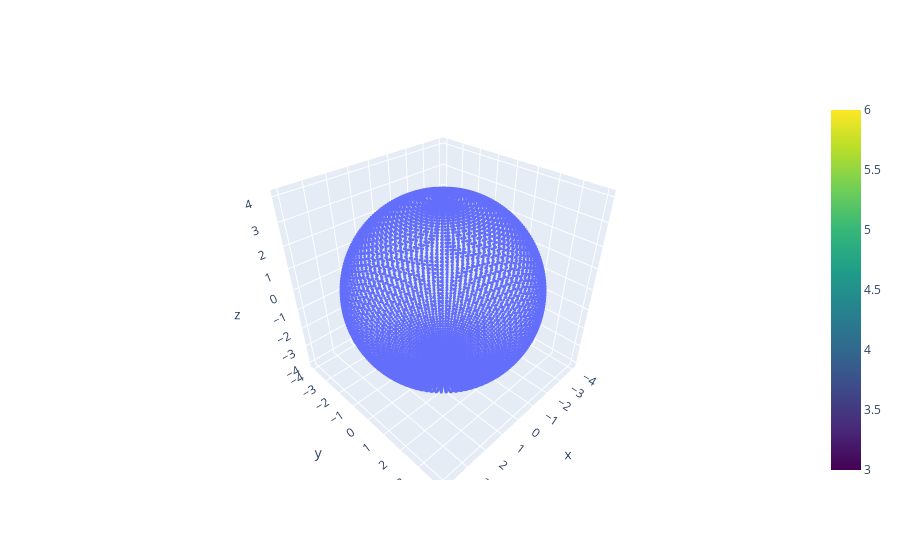

Notebook code cell kept with this figure:
### Code cell
def coordonnees_cylindrique_to_cartesiennes(r : float, theta : float, z : float) -> tuple:
    return r*np.cos(theta), r*np.sin(theta), z

def coordonnees_spheriques_to_cartesiennes(r : float, theta : float, phi : float) -> tuple:
    return r*np.sin(theta)*np.cos(phi), r*np.sin(theta)*np.sin(phi), r*np.cos(theta)

def creer_maillage_cylindrique_3D(z_min : float, z_max : float, rayon : "function", theta : float, n : float):

    Theta = np.linspace(0,theta, n) 
    Hauteur = np.linspace(z_min,z_max,n)

    THETA, HAUTEUR = np.meshgrid(Theta,Hauteur)
    RAYON = (rayon(Theta,Hauteur) * np.ones((n,n))).T

    return coordonnees_cylindrique_to_cartesiennes(RAYON,THETA,HAUTEUR)

def creer_maillage_spherique_3D(rayon : float, theta : float, phi : float, n : float):
    Theta = np.linspace(0,theta,n) 
    Phi = np.linspace(0,phi,n)

    THETA, PHI = np.meshgrid(Theta,Phi)
    RAYON = (rayon(Theta,Phi) * np.ones((n,n))).T
    
    return coordonnees_spheriques_to_cartesiennes(RAYON,THETA,PHI)

n = 100
M2 = Maillage(*creer_maillage_spherique_3D(lambda theta,phi : 4,np.pi,2*np.pi,n))
afficher(M2)

### Figure 1 — Plotly figure (JSON) as saved in the notebook; plotly's stock layout.template omitted (floating-point values rounded to 4 significant figures; data arrays with more than 128 entries replaced by an {"elided": "..."} marker saying what was removed)
{"data": [{"marker": {"colorscale": [[0, "#440154"], [0.1111, "#482878"], [0.2222, "#3e4989"], [0.3333, "#31688e"], [0.4444, "#26828e"], [0.5556, "#1f9e89"], [0.6667, "#35b779"], [0.7778, "#6ece58"], [0.8889, "#b5de2b"], [1, "#fde725"]], "showscale": true, "size": 1}, "mode": "markers", "type": "scatter3d", "x": {"elided": "10000 float values"}, "y": {"elided": "10000 float values"}, "z": {"elided": "10000 float values"}}], "layout": {}}
